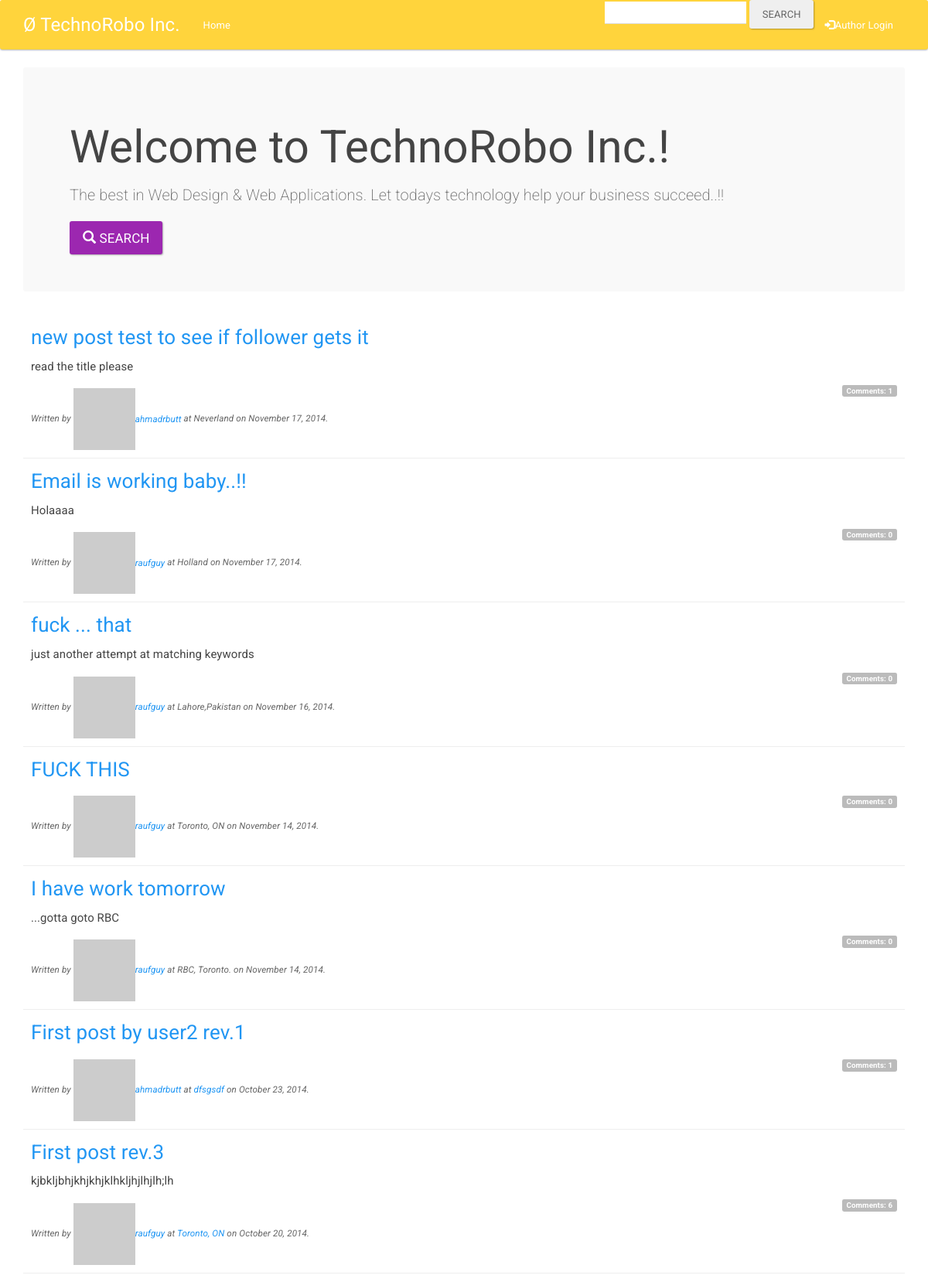
The page / on the database its author committed.
### blogapp/models.py (models this page shows, shortened)
class BlogPost(db.Model):
    __tablename__ = 'blogposts'
    __searchable__ = ['title', 'description']
    id = db.Column(db.Integer, primary_key=True)
    title = db.Column(db.String(128), nullable=False)
    description = db.Column(db.Text)
    slides = db.Column(db.Text())
    video = db.Column(db.Text ())
    user_id = db.Column(db.Integer, db.ForeignKey('users.id'))
    venue = db.Column(db.String(128))
    venue_url = db.Column(db.String(128))
    date = db.Column(db.DateTime())
    comments = db.relationship('Comment', lazy='dynamic', backref='blogpost')
    def approved_comments(self, count=False):
        if count is not False:
            return self.comments.filter_by(approved=True).count()
        return self.comments.filter_by(approved=True)

class User(UserMixin, db.Model):
    __tablename__ = 'users'
    id = db.Column(db.Integer, primary_key=True)
    email = db.Column(db.String(64),
                      nullable=False, unique=True, index=True)
    username = db.Column(db.String(64),
                         nullable=False, unique=True, index=True)
    is_admin = db.Column(db.Boolean)
    password_hash = db.Column(db.String(128))
    name = db.Column(db.String(64))
    location = db.Column(db.String(64))
    bio = db.Column(db.Text())
    member_since = db.Column(db.DateTime(), default=datetime.utcnow)
    last_seen = db.Column(db.DateTime)
    avatar_hash = db.Column(db.String(32))
    blogpost = db.relationship('BlogPost', lazy='dynamic', backref='author')
    comments = db.relationship('Comment', lazy='dynamic', backref='author')
    followed = db.relationship('User',
                               secondary=followers,
                               primaryjoin=(followers.c.follower_id == id),
                               secondaryjoin=(followers.c.followed_id == id),
                               backref=db.backref('followers', lazy='dynamic'),
                               lazy='dynamic')
    '''
    comment for ^^^^^^^^^^^^^^^^^^^^^^^^^^^^^^^^^^^^^^^^^^^^^^^^^^^^^^^^^
    'User' is the right side entity that is in this relationship (the left side entity is the parent class). Since we are defining a self-referential relationship we use the same class on both sides.
    secondary indicates the association table that is used for this relationship.
    primaryjoin indicates the condition that links the left side entity (the follower user) with the association table. Note that because the followers table is not a model there is a slightly odd syntax required to get to the field name.
    secondaryjoin indicates the condition that links the right side entity (the followed user) with the association table.
    backref defines how this relationship will be accessed from the right side entity. We said that for a given user the query named followed returns all the right side users that have the target user on the left side. The back reference will be called followers and will return all the left side users that are linked to the target user in the right side. The additional lazy argument indicates the execution mode for this query. A mode of dynamic sets up the query to not run until specifically requested. This is useful for performance reasons, and also because we will be able to take this query and modify it before it executes. More about this later.
    lazy is similar to the parameter of the same name in the backref, but this one applies to the regular query instead of the back reference.
    '''
    @property
    def password(self):
        raise AttributeError('password is not a readable attribute')
    def gravatar(self, size=100, default='identicon', rating='g'):
        if request.is_secure:
            url = 'https://secure.gravatar.com/avatar'
        else:
            url = 'http://www.gravatar.com/avatar'
        hash = self.avatar_hash or \
               hashlib.md5(self.email.encode('utf-8')).hexdigest()
        return '{url}/{hash}?s={size}&d={default}&r={rating}'.format(
            url=url, hash=hash, size=size, default=default, rating=rating)

### blogapp/blog/routes.py (the view)
@blog.route('/')
def index():
    page = request.args.get('page', 1, type=int)
    pagination = BlogPost.query.order_by(BlogPost.date.desc()).paginate(
        page, per_page=current_app.config['TALKS_PER_PAGE'],
        error_out=False)
    blogpost_list = pagination.items
    return render_template('blog/index.html', blogposts=blogpost_list,
                           pagination=pagination)

### blogapp/blog/forms.py
class SearchForm(Form):
    search = StringField('search', validators=[Required()])

### blogapp/blog/routes.py (called while the page is built)
@blog.before_request
def before_request():
    g.user = current_user
    g.search_form = SearchForm()
    if g.user.is_authenticated():
        g.user.last_seen = datetime.utcnow()
        db.session.add(g.user)
        db.session.commit()

@blog.after_request
def after_request(response):
    for query in get_debug_queries():
        if query.duration >= current_app.config['DATABASE_QUERY_TIMEOUT']:
            current_app._get_current_object().logger.warning("SLOW QUERY: %s\nParameters: %s\nDuration: %fs\nContext: %s\n" % (query.statement, query.parameters, query.duration, query.context))
    return response

### blogapp/templates/blog/index.html (shortened to what this page needs)
{% extends "base.html" %}
{% block page_content %}
<div class="jumbotron">
<h1>Welcome to TechnoRobo Inc.!</h1>
<p>The best in Web Design & Web Applications. Let todays technology help your business succeed..!!</p>
<a href="#" class="btn btn-info btn-lg"><span class="glyphicon glyphicon-search"></span> Search</a>
</div>
{% include "blog/_blogposts.html" %}
{% endblock %}

### blogapp/templates/blog/_blogposts.html
<ul class="talk-list">
{% for ablogpost in blogposts %}
    <li class="talk">
{% include "blog/_blogpost_header.html" %}
    </li>
{% endfor %}
</ul>

### blogapp/templates/blog/_blogpost_header.html (shortened to what this page needs)
<div class="talk-header">
    <h2><a href="{{ url_for('blog.getblogpost', id=ablogpost.id) }}">{{ ablogpost.title }}</a></h2>
    <h3>{{ ablogpost.description }}</h3>
    <div class="pull-right"><a href="{{ url_for('blog.getblogpost', id=ablogpost.id) }}#comments">
        <span class="label label-default">Comments: {{ ablogpost.approved_comments(count=True) }}</span></a>
    </div>
    <p>
        Written by <a href="{{ url_for('blog.user', username=ablogpost.author.username) }}"><img src="{{ ablogpost.author.gravatar(12) }}">{{ ablogpost.author.username }}</a> at
        {% if ablogpost.venue_url %}
            <a href="{{ ablogpost.venue_url }}">{{ ablogpost.venue }}</a>
        {% else %}
            {{ ablogpost.venue }}
        {% endif %}
        on {{ moment(ablogpost.date, local=True).format('LL') }}.
    </p>
</div>

### blogapp/static/styles.css (style rules this page uses)
ul.talk-list { list-style-type: none; padding: 0px; }
li.talk { padding-bottom: 10px; border-bottom: 1px solid #eee; padding: 10px; }
div.talk-header h2 { font-size: 200%; margin: 5px 0px 15px 0px; }
div.talk-header h3 { font-size: 115%; margin: 0px 0px 10px 0px; }
div.talk-header p { font-size: 90%; font-style: italic; margin: 20px 0px 0px 0px; }

### rows shown on the page
BlogPost: title "new post test to see if follower gets it", description "read the title please", approved_comments "1", author.username "ahmadrbutt", venue "Neverland", date "November 17, 2014"
BlogPost: title "Email is working baby..!!", description "Holaaaa", approved_comments "0", author.username "raufguy", venue "Holland", date "November 17, 2014"
BlogPost: title "fuck ... that", description "just another attempt at matching keywords", approved_comments "0", author.username "raufguy", venue "Lahore,Pakistan", date "November 16, 2014"
BlogPost: title "FUCK THIS", approved_comments "0", author.username "raufguy", venue "Toronto, ON", date "November 14, 2014"
BlogPost: title "I have work tomorrow", description "...gotta goto RBC", approved_comments "0", author.username "raufguy", venue "RBC, Toronto.", date "November 14, 2014"
BlogPost: title "First post by user2 rev.1", approved_comments "1", author.username "ahmadrbutt", venue "dfsgsdf", date "October 23, 2014"
BlogPost: title "First post rev.3", description "kjbkljbhjkhjkhjklhkljhjlhjlh;lh", approved_comments "6", author.username "raufguy", venue "Toronto, ON", date "October 20, 2014"
